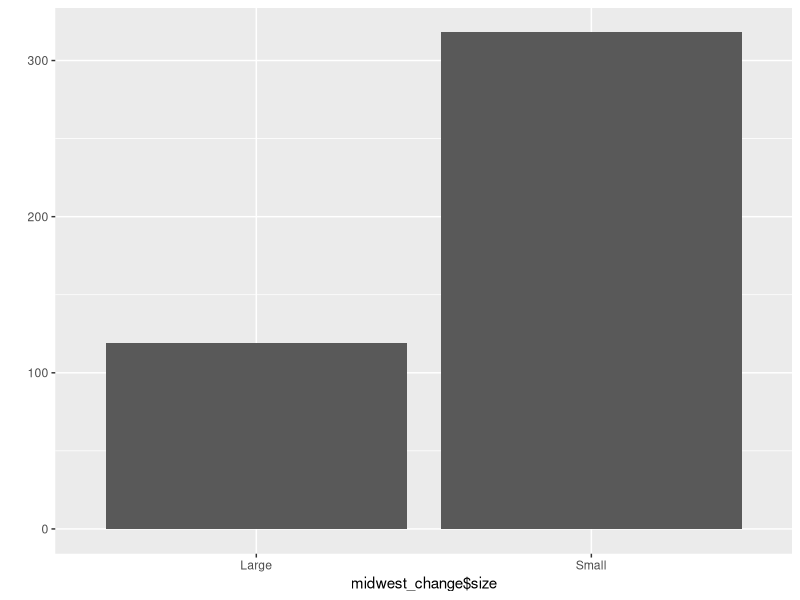

The R script that drew this image:
## Questions
# Q-5-2

library(ggplot2)
#or mpg <- as.data.frame(ggplot2::mpg)
library(dplyr)


mpg_fix <- mpg
mpg_fix <- rename(mpg_fix, city = cty)
mpg_fix <- rename(mpg_fix, highway = hwy)

mpg_fix
mpg

# Q-5-3
midwest <- as.data.frame(ggplot2::midwest)
midwest

dim(midwest)
str(midwest)
?midwest
summary(midwest)

midwest_change <- midwest
midwest_change <- rename(midwest_change, total = poptotal)
midwest_change <- rename(midwest_change, asian = popasian)

midwest_change$ratio_asian <- midwest_change$asian/midwest_change$total

mean(midwest_change$ratio_asian)
midwest_change$size <- ifelse(midwest_change$ratio_asian >= mean(midwest_change$ratio_asian),"Large", "Small")
midwest_change

table(midwest_change$size)
qplot(midwest_change$size)
